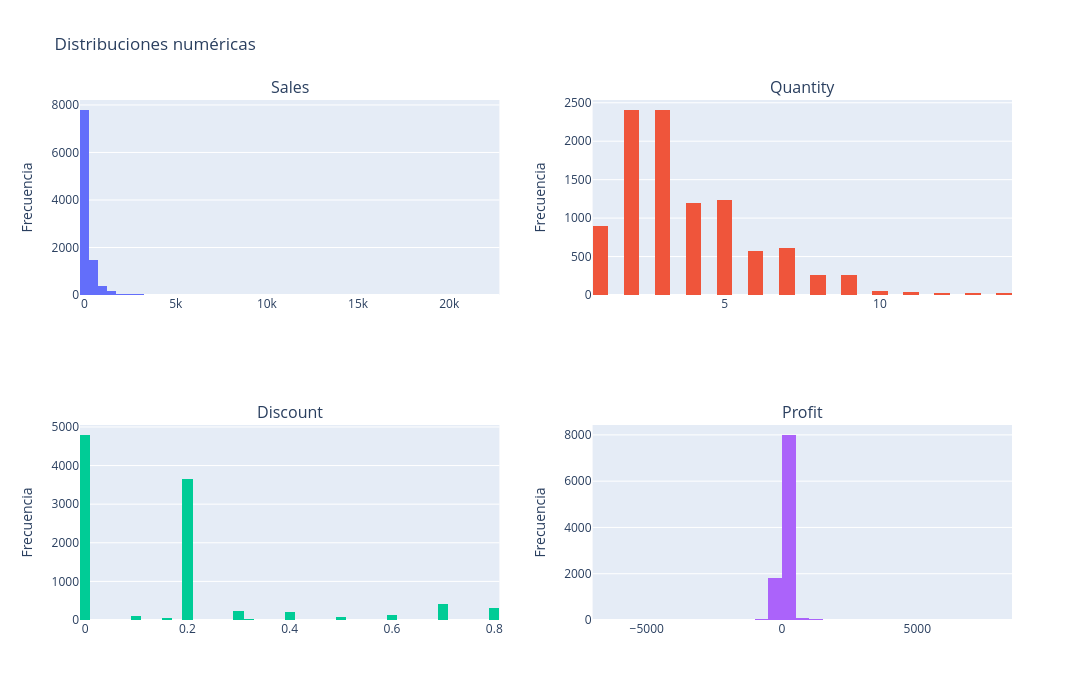

Notebook source saved alongside this figure:
### Markdown cell above
### Histograma de frecuencias para variables continuas

### Code cell
numeric_cols = data.select_dtypes(
    include=['int64','float64']
).columns

n_cols = 2
n_rows = math.ceil(len(numeric_cols)/n_cols)


fig = make_subplots(
    rows=n_rows,
    cols=n_cols,
    subplot_titles=numeric_cols
)

for i, col in enumerate(numeric_cols):

    row = i // n_cols + 1
    col_pos = i % n_cols + 1

    fig.add_trace(
        go.Histogram(
            x=data[col],
            nbinsx=50,
            name=col
        ),
        row=row,
        col=col_pos
    )

fig.update_layout(
    height=350*n_rows,
    width=1200,
    showlegend=False,
    title="Distribuciones numéricas"
)

fig.update_yaxes(title_text="Frecuencia")

fig.show()

### Figure 1 — Plotly figure (JSON) as saved in the notebook; plotly's stock layout.template omitted (floating-point values rounded to 4 significant figures; data arrays with more than 128 entries replaced by an {"elided": "..."} marker saying what was removed)
{"data": [{"name": "Sales", "nbinsx": 50, "type": "histogram", "x": {"elided": "9994 float values"}, "xaxis": "x", "yaxis": "y"}, {"name": "Quantity", "nbinsx": 50, "type": "histogram", "x": {"elided": "9994 int values"}, "xaxis": "x2", "yaxis": "y2"}, {"name": "Discount", "nbinsx": 50, "type": "histogram", "x": {"elided": "9994 float values"}, "xaxis": "x3", "yaxis": "y3"}, {"name": "Profit", "nbinsx": 50, "type": "histogram", "x": {"elided": "9994 float values"}, "xaxis": "x4", "yaxis": "y4"}], "layout": {"annotations": [{"font": {"size": 16}, "showarrow": false, "text": "Sales", "x": 0.225, "xanchor": "center", "xref": "paper", "y": 1, "yanchor": "bottom", "yref": "paper"}, {"font": {"size": 16}, "showarrow": false, "text": "Quantity", "x": 0.775, "xanchor": "center", "xref": "paper", "y": 1, "yanchor": "bottom", "yref": "paper"}, {"font": {"size": 16}, "showarrow": false, "text": "Discount", "x": 0.225, "xanchor": "center", "xref": "paper", "y": 0.375, "yanchor": "bottom", "yref": "paper"}, {"font": {"size": 16}, "showarrow": false, "text": "Profit", "x": 0.775, "xanchor": "center", "xref": "paper", "y": 0.375, "yanchor": "bottom", "yref": "paper"}], "height": 700, "showlegend": false, "title": {"text": "Distribuciones numéricas"}, "width": 1200, "xaxis": {"anchor": "y", "domain": [0, 0.45]}, "xaxis2": {"anchor": "y2", "domain": [0.55, 1]}, "xaxis3": {"anchor": "y3", "domain": [0, 0.45]}, "xaxis4": {"anchor": "y4", "domain": [0.55, 1]}, "yaxis": {"anchor": "x", "domain": [0.625, 1], "title": {"text": "Frecuencia"}}, "yaxis2": {"anchor": "x2", "domain": [0.625, 1], "title": {"text": "Frecuencia"}}, "yaxis3": {"anchor": "x3", "domain": [0, 0.375], "title": {"text": "Frecuencia"}}, "yaxis4": {"anchor": "x4", "domain": [0, 0.375], "title": {"text": "Frecuencia"}}}}
